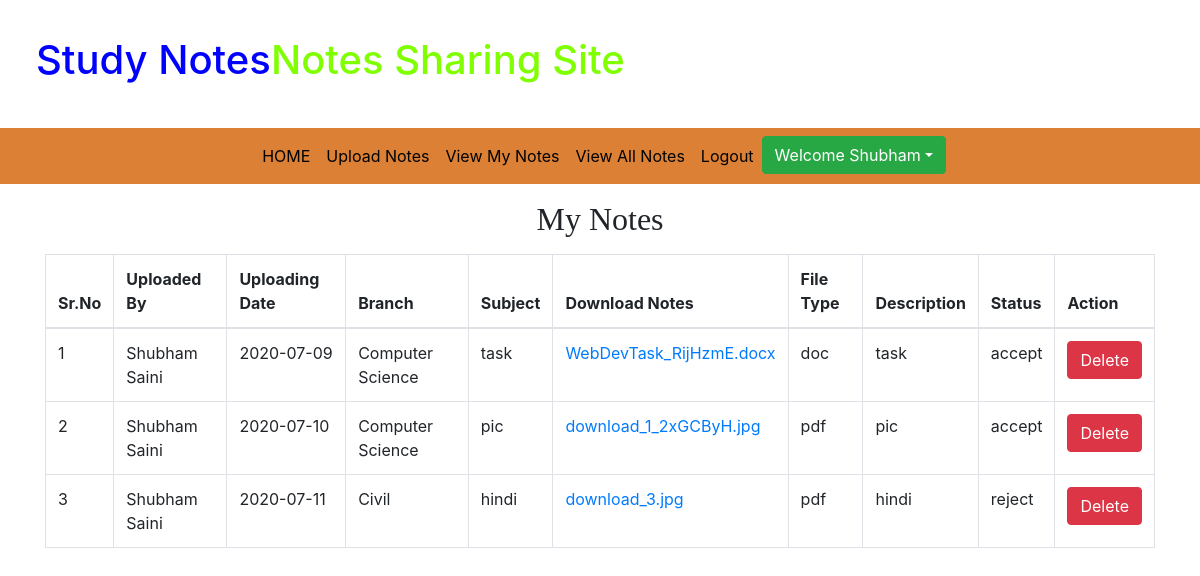
The app's page /viewmy_notes/ (signed in) with its own data.
### app/models.py (models this page shows, shortened)
class Notes(models.Model):
    user = models.ForeignKey(User, on_delete=models.CASCADE, null=True)
    uploading_date = models.CharField(max_length=10, null=True)
    branch = models.CharField(max_length=30)
    subject = models.CharField(max_length=20)
    notesfile = models.FileField()
    filetype = models.CharField(max_length=30,null=True)
    description = models.CharField(max_length=300,null=True)
    status = models.CharField(max_length=15,null=True)

### app/views.py (the view)
# urls.py: path('viewmy_notes/', viewmy_notes, name = 'viewmy_notes'),
def viewmy_notes(request):
    if not request.user.is_authenticated:
        return redirect('user_login')
    user = User.objects.get(id=request.user.id)
    notes = Notes.objects.filter(user=user)
    d = {'notes': notes}
    return render(request, 'viewmy_notes.html',d)

### app/templates/viewmy_notes.html
{% extends 'user_navigation.html' %}
{% load static %}
{% block body %}
<div class="container text-center mt-3" style="font-family: cursive">
    <h2>My Notes</h2>
</div>
<div class="container mt-3">
    <table class="table table-bordered">
        <thead>
            <tr>
                <th>Sr.No</th>
                <th>Uploaded By</th>
                <th>Uploading Date</th>
                <th>Branch</th>
                <th>Subject</th>
                <th>Download Notes</th>
                <th>File Type</th>
                <th>Description</th>
                <th>Status</th>
                <th>Action</th>
            </tr>
        </thead>
        <tbody>
            {% for i in notes %}
            <tr>
                <td>{{forloop.counter}}</td>
                <td>{{i.user.first_name}} {{i.user.last_name}}</td>
                <td>{{i.uploading_date}}</td>
                <td>{{i.branch}}</td>
                <td>{{i.subject}}</td>
                <td><a href="{{i.notesfile.url}}" download>{{i.notesfile}}</a></td>
                <td>{{i.filetype}}</td>
                <td>{{i.description}}</td>
                <td>{{i.status}}</td>
                <td><a class="btn btn-danger" href="{% url 'deletemy_notes' i.id %}" onclick="return confirm('Are you sure you want to delete')">Delete</a>
                </td>
            </tr>
            {% endfor %}
        </tbody>
    </table>
</div>
{% endblock %}

### app/templates/user_navigation.html (shortened to what this page needs)
{% load static %}
<!DOCTYPE html>
<html lang="en">
<head>
    <link rel="stylesheet" href="https://maxcdn.bootstrapcdn.com/bootstrap/4.3.1/css/bootstrap.min.css">
    <link rel="stylesheet" href="https://use.fontawesome.com/releases/v5.6.3/css/all.css"
>
    <link rel="stylesheet" href="{% static 'css/style.css' %}">
</head>
<body>
    <h1 style="padding: 3%;"><span style="color: blue;">Study Notes</span><span style="color: chartreuse;">Notes Sharing
            Site</span></h1>
    <nav class="navbar navbar-expand-sm justify-content-center" style="background-color: rgb(219, 128, 53);">
        <ul class="navbar-nav">
            <li class="navbar-item">
                <a class="nav-link" href="{% url 'profile' %}">HOME</a>
            </li>
            <li class="navbar-item">
                <a class="nav-link" href="{% url 'upload_notes' %}">Upload Notes</a>
            </li>
            <li class="navbar-item">
                <a class="nav-link" href="{% url 'viewmy_notes' %}">View My Notes</a>
            </li>
            <li class="navbar-item">
                <a class="nav-link" href="{% url 'viewall_notes' %}">View All Notes</a>
            </li>
            <li class="navbar-item">
                <a class="nav-link" href="{% url 'admin_logout' %}">Logout</a>
            </li>
            <div class="dropdown open">
                <button class="btn btn-success dropdown-toggle" type="button" data-toggle="dropdown">Welcome {{ request.user.first_name }}</button>
            </div>
        </ul>
    </nav>
</body>
</html>
{% block body %}
{% endblock %}

### app/static/css/style.css (style rules this page uses)
.nav-link { color: black; }

### records on screen
Notes: user.first_name "Shubham", user.last_name "Saini", uploading_date "2020-07-09", branch "Computer Science", subject "task", notesfile "WebDevTask_RijHzmE.docx", filetype "doc", description "task", status "accept"
Notes: user.first_name "Shubham", user.last_name "Saini", uploading_date "2020-07-10", branch "Computer Science", subject "pic", notesfile "download_1_2xGCByH.jpg", filetype "pdf", description "pic", status "accept"
Notes: user.first_name "Shubham", user.last_name "Saini", uploading_date "2020-07-11", branch "Civil", subject "hindi", notesfile "download_3.jpg", filetype "pdf", description "hindi", status "reject"

### other values on screen
{{ request.user.first_name }} "Shubham"
